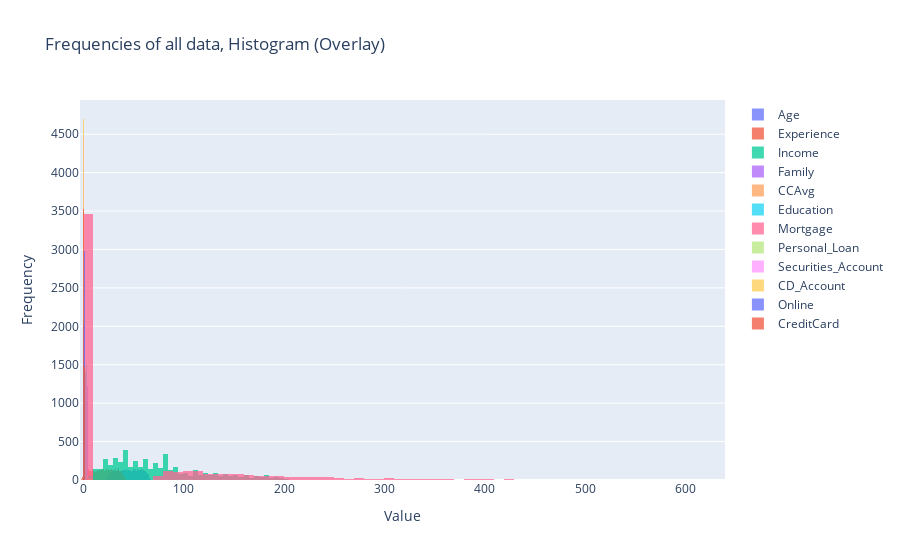

Notebook cell for this chart:
### Markdown cell above
## Exploratory Data Analysis

Show the spread of the different variables.

### Code cell
combined_fig = go.Figure()

for column in data.columns:
    if data[column].dtype != "string" and data[column].dtype != "object" and data[column].dtype != "category":
        print(column)
        fig = go.Histogram(x=data[column].astype(float), name=column)
        combined_fig.add_trace(fig)
    # for trace in fig.data:
    #     combined_fig.add_trace(trace)

combined_fig.update_layout(barmode='overlay', xaxis_title_text = "Value", yaxis_title_text = "Frequency", title_text = "Frequencies of all data, Histogram (Overlay)")
combined_fig.update_traces(opacity=0.75)
combined_fig.show()
data.columns

### Figure 1 — Plotly figure (JSON) as saved in the notebook; plotly's stock layout.template omitted (floating-point values rounded to 4 significant figures; data arrays with more than 128 entries replaced by an {"elided": "..."} marker saying what was removed)
{"data": [{"name": "Age", "opacity": 0.75, "type": "histogram", "x": {"elided": "5000 int values"}}, {"name": "Experience", "opacity": 0.75, "type": "histogram", "x": {"elided": "5000 int values"}}, {"name": "Income", "opacity": 0.75, "type": "histogram", "x": {"elided": "5000 int values"}}, {"name": "Family", "opacity": 0.75, "type": "histogram", "x": {"elided": "5000 int values"}}, {"name": "CCAvg", "opacity": 0.75, "type": "histogram", "x": {"elided": "5000 float values"}}, {"name": "Education", "opacity": 0.75, "type": "histogram", "x": {"elided": "5000 int values"}}, {"name": "Mortgage", "opacity": 0.75, "type": "histogram", "x": {"elided": "5000 int values"}}, {"name": "Personal_Loan", "opacity": 0.75, "type": "histogram", "x": {"elided": "5000 int values"}}, {"name": "Securities_Account", "opacity": 0.75, "type": "histogram", "x": {"elided": "5000 int values"}}, {"name": "CD_Account", "opacity": 0.75, "type": "histogram", "x": {"elided": "5000 int values"}}, {"name": "Online", "opacity": 0.75, "type": "histogram", "x": {"elided": "5000 int values"}}, {"name": "CreditCard", "opacity": 0.75, "type": "histogram", "x": {"elided": "5000 int values"}}], "layout": {"barmode": "overlay", "title": {"text": "Frequencies of all data, Histogram (Overlay)"}, "xaxis": {"title": {"text": "Value"}}, "yaxis": {"title": {"text": "Frequency"}}}}
